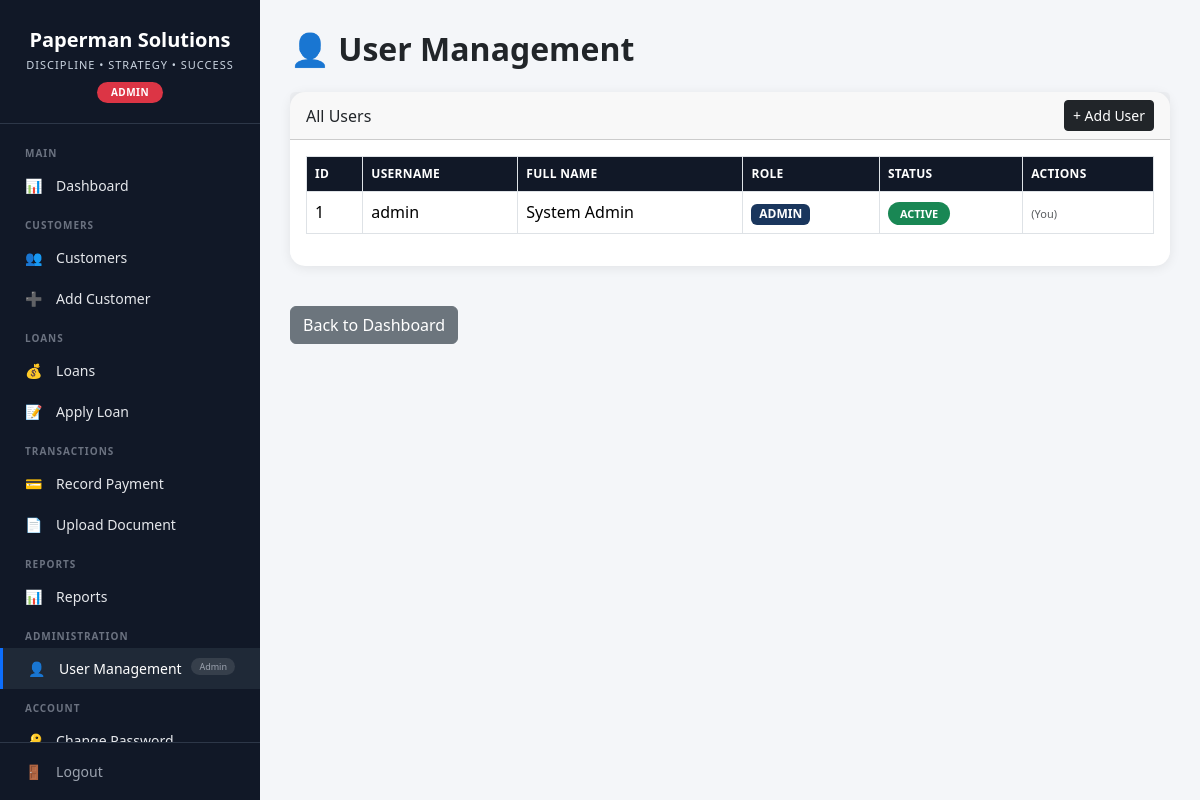
Page /users/ (signed in) on the committed database.
### app/models/user.py (models this page shows)
class User(Base):
    __tablename__ = "users"
    id = Column(Integer, primary_key=True, index=True)
    username = Column(String(50), unique=True, nullable=False)
    hashed_password = Column(String(200), nullable=False)
    full_name = Column(String(100))
    role = Column(String(20), default="loan_officer")  # admin, manager, loan_officer
    is_active = Column(Boolean, default=True)
    created_at = Column(DateTime(timezone=True), server_default=func.now())
    updated_at = Column(DateTime(timezone=True), onupdate=func.now())

### app/routers/users.py (the view)
@router.get("/", response_class=HTMLResponse)
def list_users(request: Request, db: Session = Depends(get_db), current_user: User = Depends(get_current_user)):
    require_role(current_user, ["admin"])
    users = db.query(User).all()
    return templates.TemplateResponse("users/list.html", {
        "request": request,
        "users": users,
        "user": current_user
    })

### app/templates/users/list.html (shortened to what this page needs)
{% extends "base.html" %}
{% block content %}
<h2 class="top-title mb-4">👤 User Management</h2>
<div class="card section-card mb-4">
    <div class="card-header d-flex justify-content-between align-items-center">
        <span>All Users</span>
        <a href="/users/create" class="btn btn-sm btn-dark">+ Add User</a>
    </div>
    <div class="card-body">
        <div class="table-responsive">
            <table class="table table-bordered">
                <thead>
                    <tr>
                        <th>ID</th>
                        <th>Username</th>
                        <th>Full Name</th>
                        <th>Role</th>
                        <th>Status</th>
                        <th>Actions</th>
                    </tr>
                </thead>
                <tbody>
                    {% for u in users %}
                    <tr>
                        <td>{{ u.id }}</td>
                        <td>{{ u.username }}</td>
                        <td>{{ u.full_name or 'N/A' }}</td>
                        <td>
                            <span class="badge" style="background: #1a365d; color: white;">
                                {{ u.role|replace('_', ' ')|upper }}
                            </span>
                        </td>
                        <td>
                            {% if u.is_active %}
                            <span class="badge-approved">ACTIVE</span>
                            {% else %}
                            <span class="badge-rejected">INACTIVE</span>
                            {% endif %}
                        </td>
                        <td>
                            {% if u.id != user.id %}
                            <button class="btn btn-sm btn-warning" data-bs-toggle="modal" data-bs-target="#resetPasswordModal{{ u.id }}">
                                🔑 Reset
                            </button>
                            {% else %}
                            <span class="text-muted" style="font-size:11px;">(You)</span>
                            {% endif %}
                        </td>
                    </tr>
                    {% endfor %}
                </tbody>
            </table>
        </div>
    </div>
</div>
<a href="/dashboard" class="btn btn-secondary mt-3">Back to Dashboard</a>
{% endblock %}

### app/templates/base.html (shortened to what this page needs)
<!DOCTYPE html>
<html lang="en">
<head>
    <link href="https://cdn.jsdelivr.net/npm/bootstrap@5.3.3/dist/css/bootstrap.min.css" rel="stylesheet">
</head>
<body>
<div class="sidebar">
    <div class="sidebar-logo">
        <div class="company-name">Paperman Solutions</div>
        <div class="company-tagline">DISCIPLINE • STRATEGY • SUCCESS</div>
        {% if user %}
        <span class="user-role-badge {{ user.role }}">
            {{ user.role|replace('_', ' ')|upper }}
        </span>
        {% endif %}
    </div>
    <div class="sidebar-menu">
        <div class="menu-section">Main</div>
        <a href="/dashboard" class="{% if request.url.path == '/dashboard' %}active{% endif %}">
            <span class="icon">📊</span> Dashboard
        </a>
        <div class="menu-section">Customers</div>
        <a href="/customers/" class="{% if '/customers' in request.url.path and '/add' not in request.url.path %}active{% endif %}">
            <span class="icon">👥</span> Customers
        </a>
        <a href="/customers/add" class="{% if '/customers/add' in request.url.path %}active{% endif %}">
            <span class="icon">➕</span> Add Customer
        </a>
        <div class="menu-section">Loans</div>
        <a href="/loans/" class="{% if '/loans' in request.url.path and '/apply' not in request.url.path %}active{% endif %}">
            <span class="icon">💰</span> Loans
        </a>
        <a href="/loans/apply" class="{% if '/loans/apply' in request.url.path %}active{% endif %}">
            <span class="icon">📝</span> Apply Loan
        </a>
        <div class="menu-section">Transactions</div>
        <a href="/payments/record" class="{% if '/payments' in request.url.path %}active{% endif %}">
            <span class="icon">💳</span> Record Payment
        </a>
        <a href="/documents/upload" class="{% if '/documents' in request.url.path and '/upload' in request.url.path %}active{% endif %}">
            <span class="icon">📄</span> Upload Document
        </a>
        <div class="menu-section">Reports</div>
        <a href="/reports/" class="{% if '/reports' in request.url.path %}active{% endif %}">
            <span class="icon">📊</span> Reports
        </a>
        {% if user.role == 'admin' %}
        <div class="menu-section">Administration</div>
        <a href="/users/" class="{% if '/users' in request.url.path %}active{% endif %}">
            <span class="icon">👤</span> User Management
            <span class="badge-role">Admin</span>
        </a>
        {% endif %}
        <div class="menu-section">Account</div>
        <a href="/users/change-password" class="{% if '/users/change-password' in request.url.path %}active{% endif %}">
            <span class="icon">🔑</span> Change Password
        </a>
    </div>
    <div class="sidebar-footer">
        <a href="/auth/logout">
            <span class="icon">🚪</span> Logout
        </a>
    </div>
</div>
<div class="main-content">
    {% block content %}{% endblock %}
</div>
</body>
</html>

### app/templates/base.html (style rules this page uses)
* { margin: 0; padding: 0; box-sizing: border-box; }
body { background: #f4f6f9; font-family: 'Segoe UI', Tahoma, Geneva, Verdana, sans-serif; min-height: 100vh; }
.sidebar { width: 260px; height: 100vh; background: #111827; color: white; position: fixed; left: 0; top: 0; display: flex; flex-direction: column; overflow: hidden; }
.sidebar-logo { text-align: center; padding: 25px 15px 20px; border-bottom: 1px solid #2d3748; flex-shrink: 0; }
.company-name { font-size: 20px; font-weight: bold; color: white; }
.company-tagline { font-size: 11px; color: #cbd5e1; letter-spacing: 1px; margin-top: 2px; }
.user-role-badge { display: inline-block; padding: 3px 14px; border-radius: 12px; font-size: 10px; font-weight: 600; letter-spacing: 0.5px; text-transform: uppercase; margin-top: 8px; }
.user-role-badge.admin { background: #dc3545; color: white; }
.sidebar-menu { flex: 1; overflow-y: auto; padding: 10px 0; }
.sidebar-menu .menu-section { font-size: 10px; color: #6b7280; text-transform: uppercase; letter-spacing: 1px; padding: 12px 25px 4px; font-weight: 600; }
.sidebar-menu a { display: block; color: #e5e7eb; text-decoration: none; padding: 10px 25px; transition: 0.3s; font-size: 14px; }
.sidebar-menu a.active { background: #1f2937; color: white; border-left: 3px solid #0d6efd; }
.sidebar-menu a .icon { margin-right: 10px; }
.sidebar-menu a .badge-role { float: right; font-size: 9px; background: rgba(255, 255, 255, 0.1); padding: 2px 8px; border-radius: 10px; color: #9ca3af; }
.sidebar-footer { border-top: 1px solid #2d3748; padding: 8px 0; flex-shrink: 0; background: #111827; }
.sidebar-footer a { display: block; color: #9ca3af; text-decoration: none; padding: 10px 25px; transition: 0.3s; font-size: 14px; }
.sidebar-footer a .icon { margin-right: 10px; }
.main-content { margin-left: 260px; padding: 30px; min-height: 100vh; }
.section-card { border: none; border-radius: 15px; box-shadow: 0 2px 12px rgba(0, 0, 0, 0.08); }
.table th { background: #111827; color: white; font-weight: 600; font-size: 12px; text-transform: uppercase; letter-spacing: 0.3px; }
.top-title { font-weight: 700; }
.badge-approved { background: #198754; color: white; padding: 4px 12px; border-radius: 20px; font-size: 11px; font-weight: 600; }

### rows in the picture
User: role "ADMIN", id "1", username "admin", full_name "System Admin", is_active "ACTIVE", shows "(You)"
